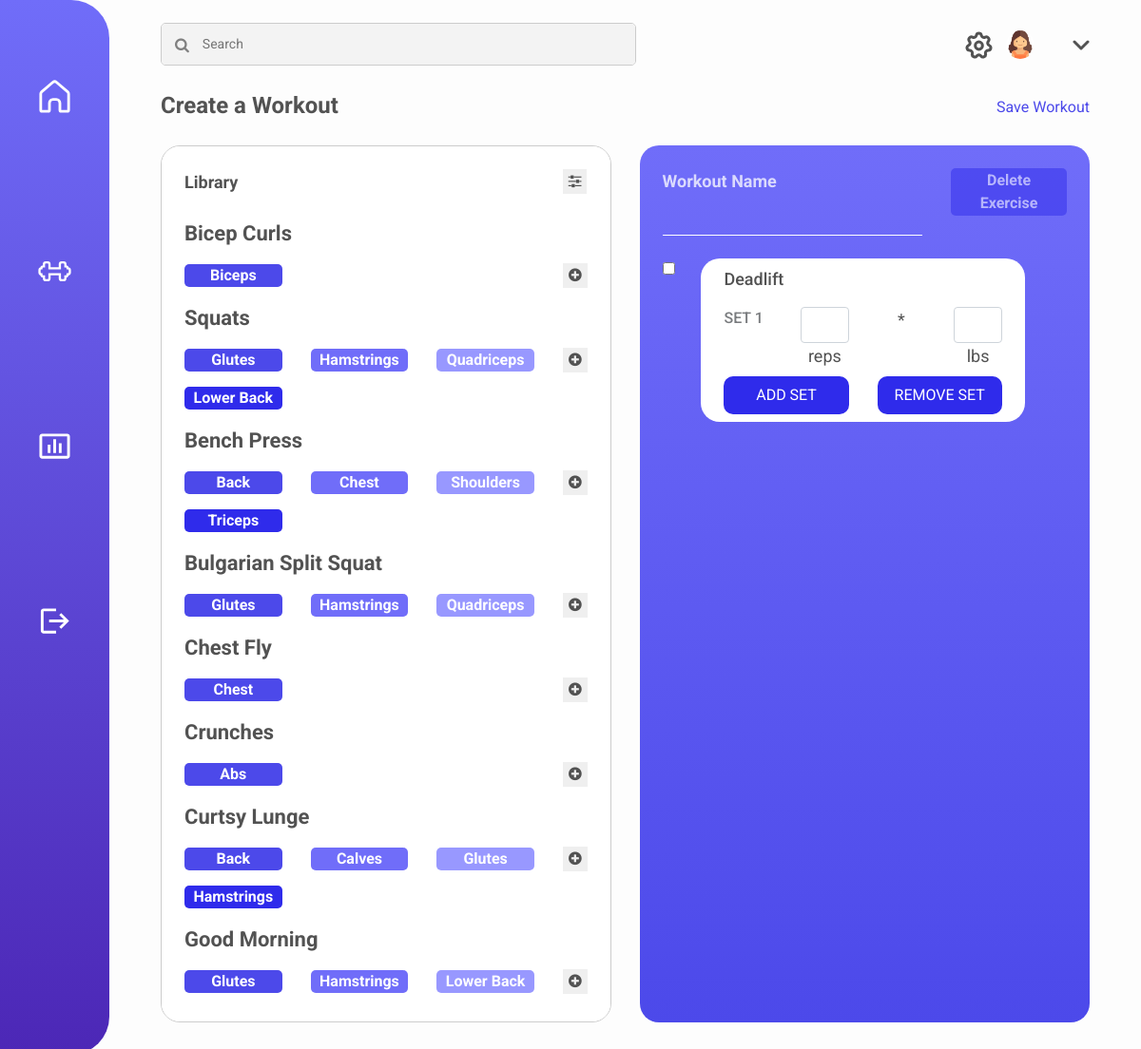
/create-workout/ (signed in), run on the app's committed database.
### dashboard/models.py (models this page shows)
class ExerciseType(models.Model):
	TYPES = (
		('Bicep-Curls', 'Bicep Curls'),
		('Squats', 'Squats'),
		('Jumping-Jacks', 'Jumping Jacks'),
		('Bench-Press', 'Bench Press'),
		('Bulgarian-Split-Squat', 'Bulgarian Split Squat'),
		('Chest-Fly', 'Chest Fly'),
		('Crunches', 'Crunches'),
		('Curtsy-Lunge', 'Curtsy Lunge'),
		('Good-Morning', 'Good Morning'),
		('Hip-Abduction', 'Hip Abduction'),
		('Hip-Thrusts', 'Hip Thrusts'),
		('Leg-Extension', 'Leg Extension'),
		('Leg-Press', 'Leg Press'),
		('Lying-Leg-Curl', 'Lying Leg Curl'),
		('RDL', 'RDL'),
		('Russian-Twists', 'Russian Twists'),
		('Sumo-Deadlift', 'Sumo Deadlift'),
		('Tricep-Extension', 'Tricep Extension')
	)
	MUSCLES = (
		('Abs', 'Abs'),
		('Back', 'Back'),
		('Biceps', 'Biceps'),
		('Calves', 'Calves'),
		('Chest', 'Chest'),
		('Forearms', 'Forearms'),
		('Glutes', 'Glutes'),
		('Hamstrings', 'Hamstrings'),
		('Quadriceps', 'Quadriceps'),
		('Shoulders', 'Shoulders'),
		('Traps', 'Traps'),
		('Triceps', 'Triceps'),
		('Upper Back', 'Upper Back'),
		('Lower Back', 'Lower Back')
		)
	name = models.CharField(max_length=120, choices = TYPES, default = 'bicep-curls')
	muscles_worked = MultiSelectField(max_length=120, choices = MUSCLES, default = 'biceps')
	video_link = models.URLField(max_length=500)
	def get_exercise_name(self):
		return dict(self.TYPES).get(self.name)

### dashboard/views.py (the view, shortened to what this page needs)
# urls.py: path('create-workout/', create_workout_view),
@login_required
def create_workout_view(request):
	exercises = ExerciseType.objects.all()
	return render(request, 'createworkout.html', {'exercises':exercises})

### templates/createworkout.html (shortened to what this page needs)
<!DOCTYPE html>
<html lang="en">
<head>
    {% load static %}
    <link rel="stylesheet" href="https://cdnjs.cloudflare.com/ajax/libs/font-awesome/4.7.0/css/font-awesome.min.css">
    <link href="{% static 'fitnessing/css/dashboard.css' %}" rel="stylesheet">
    <link rel="stylesheet" href="https://stackpath.bootstrapcdn.com/bootstrap/4.4.1/css/bootstrap.min.css">
</head>
<body>
    <div class="sidenav">
        <div class=link1>
            <a href="/"><img class="home" src="{% static 'fitnessing/images/Home_Icon_White.svg' %}"></a>
        </div>
        <div class=link2>
            <a href="/workouts"><img class="workouts" src="{% static 'fitnessing/images/Weight_Icon.svg' %}"></a>
        </div>
        <div class=link3>
            <a href="/stats"><img class="stats" src="{% static 'fitnessing/images/Bar_Chart_Icon.svg' %}"></a>
        </div>
        <div class=link4>
            <a href="/accounts/logout"><img class="login" src="{% static 'fitnessing/images/Logout_Icon.svg' %}"></a>
        </div>
    </div>
    <div class="container-fluid main">
        <div class="row mx-4 mt-4">
            <div class="col-sm-8">
                <div class="searchContainer">
                    <i class="fa fa-search searchIcon"></i>
                    <input class="searchBox" type="text" placeholder="Search">
                </div>
            </div>
            <div class="col-sm-4 text-right pt-2">
                <a href="settings.html"><img class="settings" src="{% static 'fitnessing/images/Settings_Icon.svg' %}"></a>
                <div class="profile align-middle">
                    <img class="userIcon" src="{% static 'fitnessing/images/Placeholder_User_Icon.png' %}">
                    <button class="name">{{user.get_short_name}}</button>
                    <img class="dropdownIcon" src="{% static 'fitnessing/images/Dropdown_Icon.svg' %}">
                </div>
            </div>
        </div>
        <div class="row mx-0 pt-4 pl-4 mr-4">
            <div class="col-sm-10">
                <p class="workouts_title m-0"><b>Create a Workout</b></p>
            </div>
            <div class="col-sm-2 text-right pt-2">
                <a class = "link" href="workouts.html">Save Workout</a>
            </div>
        </div>
        <div class="row mx-0 p-4">
            <div class="col-sm-6">
                <div class="library_container">
                    <div class="row px-4 pt-4 pb-2">
                        <div class="col-sm-10">
                            <p class="library_title">Library</p>
                        </div>
                        <div class="col-sm-2 text-right">
                            <button class="filter_icon" data-toggle="modal" data-target="#filterModal"><i class="fa fa-sliders" aria-hidden="true"></i></button>
                        </div>
                    </div>
                    {% for exercise in exercises %}
                    <div class="row pl-4 exercise">
                        <div class="col-sm-10" data-toggle="modal" data-target="#{{exercise.name}}Modal">
                            <div class="row">
                                <div class="col-sm-12">
                                    <p class="library_exercise_title">{{exercise.get_exercise_name}}</p>
                                </div>
                            </div>
                            <div class="row">
                                {% for muscle in exercise.muscles_worked %}
                                {% if forloop.counter0 == 0 %}
                                <div class="col-sm-4">
                                    <p class="muscles_worked muscle_bg1">{{muscle}}</p>
                                </div>
                                {% endif %}
                                {% if forloop.counter0 == 1 %}
                                <div class="col-sm-4">
                                    <p class="muscles_worked muscle_bg2">{{muscle}}</p>
                                </div>
                                {% endif %}
                                {% if forloop.counter0 == 2 %}
                                <div class="col-sm-4">
                                    <p class="muscles_worked muscle_bg3">{{muscle}}</p>
                                </div>
                                {% endif %}
                                {% endfor %}
                            </div>
                            <div class="row">
                                {% for muscle in exercise.muscles_worked %}
                                <div class="col-sm-4">
                                    {% if forloop.counter0 == 3 %}
                                    <p class="muscles_worked muscle_bg4">{{muscle}}</p>
                                    {% endif %}
                                </div>
                                <div class="col-sm-4">
                                </div>
                                <div class="col-sm-4">
                                </div>
                                {% endfor %}
                            </div>
                        </div>
                        <div class="col-sm-2 pt-4 mt-4">
                            <button class="add_button"><i class="fa fa-plus-circle" aria-hidden="true"></i></button>
                        </div>
                    </div>
                    {% endfor %}
                </div>
            </div>
            <div class="col-sm-6">
                <div class="workout_container">
                    <div class="row px-4 pt-4">
                        <div class="col-sm-8">
                            <div class="row">
                                <div class="col-sm-12">
                                    <label for="workout_name" class="workout_name_label">Workout Name</label>
                                </div>
                            </div>
                            <div class="row">
                                <div class="col-sm-12">
                                    <input id="workout_name" type="text" value="" name="workout_name">
                                </div>
                            </div>
                        </div>
                        <div class="col-sm-4 text-right">
                            <button class="delete_button px-2">Delete Exercise</button>
                        </div>
                    </div>
                    <div class="row px-4 pt-4">
                        <div class="col-sm-12">
                            <div class="exercise_box">
                                <input type="checkbox" id="deadlift_checkbox" name="exercise_checkbox" class="align-top mt-1">
                                <label for="deadlift_checkbox" class="sets_container px-4 pt-2 mx-4 mb-0">
                                    <div class="row">
                                        <div class="col-sm-12">
                                            <p class="exercise_name noselect">Deadlift</p>
                                        </div>
                                    </div>
                                    <div id =0 class="row set_container">
                                        <div class="col-sm-3">
                                            <p class="set_num">SET 1</p>
                                        </div>
                                        <div class="col-sm-3 text-center">
                                            <div class="row">
                                                <div class="col-sm-12">
                                                    <input type="number" min="0" value="" id="reps" class="form-control reps"/>
                                                </div>
                                            </div>
                                            <div class="row">
                                                <div class="col-sm-12">
                                                    <label for="reps" class="set_subtitle">reps</label>
                                                </div>
                                            </div>
                                        </div>
                                        <div class="col-sm-3 text-center">
                                            <p class="set_subtitle">*</p>
                                        </div>
                                        <div class="col-sm-3 text-center">
                                            <div class="row">
                                                <div class="col-sm-12">
                                                    <input type="number" min="0" value="" id="weight" class="form-control weight"/>
                                                </div>
                                            </div>
                                            <div class="row">
                                                <div class="col-sm-12">
                                                    <label for="weight" class="set_subtitle">lbs</label>
                                                </div>
                                            </div>
                                        </div>
                                    </div>
                                    <div class="row mb-2">
                                        <div class="col-sm-6">
                                            <button id="add_button" class="set_button p-2">ADD SET</button>
                                        </div>
                                        <div class="col-sm-6">
                                            <button id="delete_button" class="set_button p-2">REMOVE SET</button>
                                        </div>
                                    </div>
                                </label>
                            </div>
                        </div>
                    </div>
                </div>
            </div>
        </div>
    </div>
</body>
</html>

### static/fitnessing/css/dashboard.css (style rules this page uses)
html { height: 100%; }
body { background-color: #FDFDFD !important; font-family: 'Roboto' !important; }
.main { margin-left: 115px !important; height: 100vh; width: calc(100% - 115px) !important; }
.sidenav { height: 100%; width: 115px; position: fixed; z-index: 1; top: 0; left: 0; overflow-x: hidden; background-image: linear-gradient(#706DF9, #4C27B6); border-radius: 0 40px 40px 0; padding-top: 10px; overflow: hidden; }
.link1, .link2, .link3, .link4 { display: block; text-align: center; padding: 75px 0 75px 0; margin: -1px; }
.sidenav a img { height: 35px; width: 35px; }
.searchContainer { display: inline-flex; flex: 1 1 300px; border: 1px solid #ccc; border-radius: 5px; overflow: hidden; width: 500px; height: 45px; }
.searchIcon { padding: 14px; color: grey; background-color: #F3F3F3; text-align: center; }
.searchBox { border: 0; padding: 0.5rem 0.5rem 0.5rem 0; flex: 1; font-size: 14px; background-color: #F3F3F3; }
.settings { border: none; margin-right: 10px; background-color: #FDFDFD; }
.profile { display: inline-block; align-items: center; }
.userIcon { border-radius: 50%; width: 30px; height: 30px; }
.name { border: none; background-color: #FDFDFD; font-size: 18px; font-weight: bold; color: #525252; margin-left: 10px; }
.dropdownIcon { margin-left: 10px; }
.link { text-decoration: none; color: #4C49EA; }
.workouts_title { font-size: 24px; color: #525252; }
.library_container { width: 100%; height: 85vh; border-radius: 20px; background-color: white; border: 1px solid #ccc; overflow: scroll; }
.workout_container { width: 100%; height: 85vh; border-radius: 20px; background-image: linear-gradient(180deg, #706DF9 0%, #4C49EA 100%); }
.library_title { font-size: 18px; font-weight: bold; color: #525252; }
.library_exercise_title { font-size: 22px; font-weight: bold; color: #525252; }
.filter_icon { color: #525252; border: none; background-color: none; }
.add_button { color: #525252; border: none; background-color: none; }
.muscles_worked { color: #fff; font-weight: bold; text-align: center; border-radius: 5px; }
.muscle_bg1 { background-color: #4C49EA; }
.muscle_bg2 { background-color: #706DF9; }
.muscle_bg3 { background-color: #9898FF; }
.muscle_bg4 { background-color: #2F2BEB; }
.delete_button { font-weight: bold; color: #fff; background-color: #2F2BEB; border: none; border-radius: 5px; opacity: 0.5; }
.workout_name_label { font-weight: bold; opacity: 0.75; font-size: 18px; color: #fff; }
#workout_name { width: 100%; background-color: transparent; border: none; border-bottom: 1px solid white; color: #fff; font-size: 22px; font-weight: bold; }
.exercise { cursor: pointer; }
.exercise_box { width: 100%; height: 70vh; overflow-y: scroll !important; }
.sets_container { background-color: white; border-radius: 20px; width: 80%; display: inline-block; }
.exercise_name { color: #525252; font-weight: 500; font-size: 18px; }
.noselect { -webkit-touch-callout: none; -webkit-user-select: none; -khtml-user-select: none; -moz-user-select: none; -ms-user-select: none; user-select: none; }
.set_button { background-color: #2F2BEB; border: none; border-radius: 10px; color: white; width: 100%; }
.set_subtitle { font-size: 18px; color: #525252; }
#weight { color: #525252; font-weight: bold; }
#reps { color: #525252; font-weight: bold; }
.set_num { opacity: 0.6; font-weight: 500; }

### data on the page
ExerciseType: get_exercise_name "Bicep Curls", muscles_worked "Biceps"
ExerciseType: get_exercise_name "Squats", muscles_worked "Glutes", muscles_worked "Hamstrings", muscles_worked "Quadriceps", muscles_worked "Lower Back"
ExerciseType: get_exercise_name "Bench Press", muscles_worked "Back", muscles_worked "Chest", muscles_worked "Shoulders", muscles_worked "Triceps"
ExerciseType: get_exercise_name "Bulgarian Split Squat", muscles_worked "Glutes", muscles_worked "Hamstrings", muscles_worked "Quadriceps"
ExerciseType: get_exercise_name "Chest Fly", muscles_worked "Chest"
ExerciseType: get_exercise_name "Crunches", muscles_worked "Abs"
ExerciseType: get_exercise_name "Curtsy Lunge", muscles_worked "Back", muscles_worked "Calves", muscles_worked "Glutes", muscles_worked "Hamstrings"
ExerciseType: get_exercise_name "Good Morning", muscles_worked "Glutes", muscles_worked "Hamstrings", muscles_worked "Lower Back"
